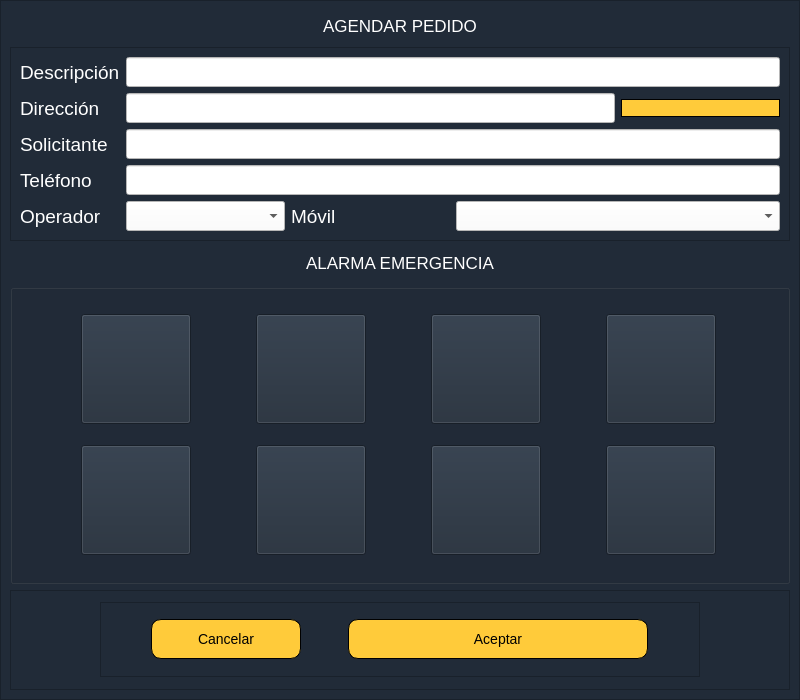
<?xml version="1.0" encoding="UTF-8"?>
<ui version="4.0">
 <class>OnlineRoutingMapperDialogBase</class>
 <widget class="QDialog" name="OnlineRoutingMapperDialogBase">
  <property name="enabled">
   <bool>true</bool>
  </property>
  <property name="geometry">
   <rect>
    <x>0</x>
    <y>0</y>
    <width>800</width>
    <height>700</height>
   </rect>
  </property>
  <property name="sizePolicy">
   <sizepolicy hsizetype="Expanding" vsizetype="Fixed">
    <horstretch>0</horstretch>
    <verstretch>0</verstretch>
   </sizepolicy>
  </property>
  <property name="minimumSize">
   <size>
    <width>700</width>
    <height>500</height>
   </size>
  </property>
  <property name="maximumSize">
   <size>
    <width>800</width>
    <height>700</height>
   </size>
  </property>
  <property name="windowTitle">
   <string>Emergency Dispatcher</string>
  </property>
  <property name="styleSheet">
   <string notr="true">background-color: rgb(33, 43, 56);
centralWidget: horizontal;</string>
  </property>
  <layout class="QVBoxLayout" name="verticalLayout">
   <property name="spacing">
    <number>0</number>
   </property>
   <property name="sizeConstraint">
    <enum>QLayout::SetMinAndMaxSize</enum>
   </property>
   <property name="leftMargin">
    <number>0</number>
   </property>
   <property name="topMargin">
    <number>0</number>
   </property>
   <property name="rightMargin">
    <number>0</number>
   </property>
   <property name="bottomMargin">
    <number>0</number>
   </property>
   <item>
    <widget class="QFrame" name="frame_5">
     <property name="minimumSize">
      <size>
       <width>600</width>
       <height>650</height>
      </size>
     </property>
     <property name="maximumSize">
      <size>
       <width>1000</width>
       <height>1000</height>
      </size>
     </property>
     <property name="frameShape">
      <enum>QFrame::StyledPanel</enum>
     </property>
     <property name="frameShadow">
      <enum>QFrame::Raised</enum>
     </property>
     <layout class="QVBoxLayout" name="verticalLayout_2">
      <item>
       <widget class="QLabel" name="label_7">
        <property name="font">
         <font>
          <pointsize>13</pointsize>
         </font>
        </property>
        <property name="tabletTracking">
         <bool>false</bool>
        </property>
        <property name="styleSheet">
         <string notr="true">QLabel {
    color: white;
}</string>
        </property>
        <property name="text">
         <string>AGENDAR PEDIDO</string>
        </property>
        <property name="alignment">
         <set>Qt::AlignCenter</set>
        </property>
       </widget>
      </item>
      <item>
       <widget class="QFrame" name="frame_6">
        <property name="frameShape">
         <enum>QFrame::StyledPanel</enum>
        </property>
        <property name="frameShadow">
         <enum>QFrame::Raised</enum>
        </property>
        <layout class="QGridLayout" name="gridLayout_3">
         <item row="4" column="3" colspan="2">
          <widget class="QComboBox" name="comboBox">
           <property name="minimumSize">
            <size>
             <width>0</width>
             <height>30</height>
            </size>
           </property>
           <property name="styleSheet">
            <string notr="true">background-color: rgb(255, 255, 255);</string>
           </property>
          </widget>
         </item>
         <item row="4" column="1">
          <widget class="QComboBox" name="comboBox_2">
           <property name="minimumSize">
            <size>
             <width>0</width>
             <height>30</height>
            </size>
           </property>
           <property name="styleSheet">
            <string notr="true">background-color: rgb(255, 255, 255);</string>
           </property>
          </widget>
         </item>
         <item row="1" column="0">
          <widget class="QLabel" name="label">
           <property name="font">
            <font>
             <family>Ubuntu</family>
             <pointsize>14</pointsize>
            </font>
           </property>
           <property name="styleSheet">
            <string notr="true">color: rgb(255, 255, 255);</string>
           </property>
           <property name="text">
            <string>Dirección</string>
           </property>
          </widget>
         </item>
         <item row="4" column="2">
          <widget class="QLabel" name="label_3">
           <property name="minimumSize">
            <size>
             <width>0</width>
             <height>30</height>
            </size>
           </property>
           <property name="font">
            <font>
             <pointsize>14</pointsize>
            </font>
           </property>
           <property name="styleSheet">
            <string notr="true">color: rgb(255, 255, 255);</string>
           </property>
           <property name="text">
            <string>Móvil</string>
           </property>
          </widget>
         </item>
         <item row="0" column="1" colspan="4">
          <widget class="QLineEdit" name="form_descripcion">
           <property name="sizePolicy">
            <sizepolicy hsizetype="Ignored" vsizetype="Fixed">
             <horstretch>30</horstretch>
             <verstretch>0</verstretch>
            </sizepolicy>
           </property>
           <property name="minimumSize">
            <size>
             <width>0</width>
             <height>30</height>
            </size>
           </property>
           <property name="maximumSize">
            <size>
             <width>16777215</width>
             <height>16777215</height>
            </size>
           </property>
           <property name="acceptDrops">
            <bool>true</bool>
           </property>
           <property name="styleSheet">
            <string notr="true">background-color: rgb(255, 255, 255);</string>
           </property>
           <property name="inputMethodHints">
            <set>Qt::ImhMultiLine</set>
           </property>
           <property name="text">
            <string/>
           </property>
           <property name="maxLength">
            <number>32767</number>
           </property>
           <property name="alignment">
            <set>Qt::AlignLeading|Qt::AlignLeft|Qt::AlignVCenter</set>
           </property>
           <property name="dragEnabled">
            <bool>false</bool>
           </property>
           <property name="readOnly">
            <bool>false</bool>
           </property>
          </widget>
         </item>
         <item row="2" column="0">
          <widget class="QLabel" name="label_4">
           <property name="font">
            <font>
             <family>Ubuntu</family>
             <pointsize>14</pointsize>
            </font>
           </property>
           <property name="styleSheet">
            <string notr="true">color: rgb(255, 255, 255);</string>
           </property>
           <property name="text">
            <string>Solicitante</string>
           </property>
          </widget>
         </item>
         <item row="0" column="0">
          <widget class="QLabel" name="label_2">
           <property name="font">
            <font>
             <family>Ubuntu</family>
             <pointsize>14</pointsize>
            </font>
           </property>
           <property name="styleSheet">
            <string notr="true">color: rgb(255, 255, 255);</string>
           </property>
           <property name="text">
            <string>Descripción</string>
           </property>
          </widget>
         </item>
         <item row="1" column="1" colspan="3">
          <widget class="QLineEdit" name="form_direccion">
           <property name="minimumSize">
            <size>
             <width>0</width>
             <height>30</height>
            </size>
           </property>
           <property name="styleSheet">
            <string notr="true">background-color: rgb(255, 255, 255);</string>
           </property>
          </widget>
         </item>
         <item row="3" column="0">
          <widget class="QLabel" name="label_5">
           <property name="font">
            <font>
             <family>Ubuntu</family>
             <pointsize>14</pointsize>
            </font>
           </property>
           <property name="styleSheet">
            <string notr="true">color: rgb(255, 255, 255);</string>
           </property>
           <property name="text">
            <string>Teléfono</string>
           </property>
          </widget>
         </item>
         <item row="4" column="0">
          <widget class="QLabel" name="label_6">
           <property name="font">
            <font>
             <pointsize>14</pointsize>
            </font>
           </property>
           <property name="styleSheet">
            <string notr="true">color: rgb(255, 255, 255);</string>
           </property>
           <property name="text">
            <string>Operador</string>
           </property>
          </widget>
         </item>
         <item row="1" column="4">
          <widget class="QPushButton" name="buscarPunto">
           <property name="styleSheet">
            <string notr="true">QPushButton {
font-size:14px;
background-color:#ffcb3a;
border-radius: 10px;
border: 1px solid black;
}


QPushButton:hover {
background-color: #2CA02C;
}</string>
           </property>
           <property name="text">
            <string/>
           </property>
           <property name="icon">
            <iconset>
             <normaloff>sonidos/Logos/coordenada.png</normaloff>sonidos/Logos/coordenada.png</iconset>
           </property>
           <property name="iconSize">
            <size>
             <width>20</width>
             <height>30</height>
            </size>
           </property>
          </widget>
         </item>
         <item row="2" column="1" colspan="4">
          <widget class="QLineEdit" name="form_solicitante">
           <property name="minimumSize">
            <size>
             <width>0</width>
             <height>30</height>
            </size>
           </property>
           <property name="styleSheet">
            <string notr="true">background-color: rgb(255, 255, 255);</string>
           </property>
          </widget>
         </item>
         <item row="3" column="1" colspan="4">
          <widget class="QLineEdit" name="form_telefono">
           <property name="minimumSize">
            <size>
             <width>0</width>
             <height>30</height>
            </size>
           </property>
           <property name="styleSheet">
            <string notr="true">background-color: rgb(255, 255, 255);</string>
           </property>
          </widget>
         </item>
        </layout>
       </widget>
      </item>
      <item>
       <widget class="QLabel" name="label_8">
        <property name="font">
         <font>
          <pointsize>13</pointsize>
         </font>
        </property>
        <property name="styleSheet">
         <string notr="true">QLabel {
    color: white;
}</string>
        </property>
        <property name="text">
         <string>ALARMA EMERGENCIA</string>
        </property>
        <property name="alignment">
         <set>Qt::AlignCenter</set>
        </property>
       </widget>
      </item>
      <item>
       <widget class="QGroupBox" name="groupBox_2">
        <property name="minimumSize">
         <size>
          <width>300</width>
          <height>300</height>
         </size>
        </property>
        <property name="maximumSize">
         <size>
          <width>1000</width>
          <height>1000</height>
         </size>
        </property>
        <layout class="QGridLayout" name="gridLayout">
         <item row="0" column="1">
          <widget class="QPushButton" name="buttonIncendioEstructura">
           <property name="minimumSize">
            <size>
             <width>110</width>
             <height>110</height>
            </size>
           </property>
           <property name="maximumSize">
            <size>
             <width>110</width>
             <height>110</height>
            </size>
           </property>
           <property name="styleSheet">
            <string notr="true">QPushButton:hover {
background-color: #FF0000;
}</string>
           </property>
           <property name="text">
            <string/>
           </property>
           <property name="icon">
            <iconset>
             <normaloff>sonidos/Logos/Logo_Incendio_Estructural.png</normaloff>sonidos/Logos/Logo_Incendio_Estructural.png</iconset>
           </property>
           <property name="iconSize">
            <size>
             <width>150</width>
             <height>150</height>
            </size>
           </property>
          </widget>
         </item>
         <item row="0" column="0">
          <widget class="QPushButton" name="buttonIncendioForestal">
           <property name="minimumSize">
            <size>
             <width>110</width>
             <height>110</height>
            </size>
           </property>
           <property name="maximumSize">
            <size>
             <width>110</width>
             <height>110</height>
            </size>
           </property>
           <property name="styleSheet">
            <string notr="true">QPushButton:hover {
background-color: #FF0000;
}</string>
           </property>
           <property name="text">
            <string/>
           </property>
           <property name="icon">
            <iconset>
             <normaloff>sonidos/Logos/Logo_Incendio_Forestal.png</normaloff>
             <normalon>../../../../../../../../../.designer/backup/sonidos/Logos/Logo_Incendio_Forestal.png</normalon>
             <activeoff>../../../../../../../../../.designer/backup/sonidos/Logos/Logo_Incendio_Forestal.png</activeoff>
             <activeon>../../../../../../../../../.designer/backup/sonidos/Logos/Logo_Incendio_Forestal.png</activeon>
             <selectedoff>../../../../../../../../../.designer/backup/sonidos/Logos/Logo_Incendio_Forestal.png</selectedoff>
             <selectedon>../../../../../../../../../.designer/backup/sonidos/Logos/Logo_Incendio_Forestal.png</selectedon>sonidos/Logos/Logo_Incendio_Forestal.png</iconset>
           </property>
           <property name="iconSize">
            <size>
             <width>150</width>
             <height>150</height>
            </size>
           </property>
           <property name="autoDefault">
            <bool>true</bool>
           </property>
          </widget>
         </item>
         <item row="1" column="0">
          <widget class="QPushButton" name="buttonIncendioVehicular">
           <property name="minimumSize">
            <size>
             <width>110</width>
             <height>110</height>
            </size>
           </property>
           <property name="maximumSize">
            <size>
             <width>110</width>
             <height>110</height>
            </size>
           </property>
           <property name="styleSheet">
            <string notr="true">QPushButton:hover {
background-color: #FF0000;
}</string>
           </property>
           <property name="text">
            <string/>
           </property>
           <property name="icon">
            <iconset>
             <normaloff>sonidos/Logos/Logo_Incendio_Vehicular.png</normaloff>sonidos/Logos/Logo_Incendio_Vehicular.png</iconset>
           </property>
           <property name="iconSize">
            <size>
             <width>150</width>
             <height>150</height>
            </size>
           </property>
          </widget>
         </item>
         <item row="0" column="2">
          <widget class="QPushButton" name="buttonRescateDeAltura">
           <property name="minimumSize">
            <size>
             <width>110</width>
             <height>110</height>
            </size>
           </property>
           <property name="maximumSize">
            <size>
             <width>110</width>
             <height>110</height>
            </size>
           </property>
           <property name="styleSheet">
            <string notr="true">QPushButton:hover {
background-color: #FF0000;
}</string>
           </property>
           <property name="text">
            <string/>
           </property>
           <property name="icon">
            <iconset>
             <normaloff>sonidos/Logos/Logo_rescate_cuerdas.png</normaloff>sonidos/Logos/Logo_rescate_cuerdas.png</iconset>
           </property>
           <property name="iconSize">
            <size>
             <width>150</width>
             <height>150</height>
            </size>
           </property>
          </widget>
         </item>
         <item row="1" column="3">
          <widget class="QPushButton" name="buttonEmergVarias">
           <property name="minimumSize">
            <size>
             <width>110</width>
             <height>110</height>
            </size>
           </property>
           <property name="maximumSize">
            <size>
             <width>110</width>
             <height>110</height>
            </size>
           </property>
           <property name="styleSheet">
            <string notr="true">QPushButton:hover {
background-color: #FF0000;
}</string>
           </property>
           <property name="text">
            <string/>
           </property>
           <property name="icon">
            <iconset>
             <normaloff>sonidos/Logos/Logo_emergencias_varias.png</normaloff>sonidos/Logos/Logo_emergencias_varias.png</iconset>
           </property>
           <property name="iconSize">
            <size>
             <width>150</width>
             <height>150</height>
            </size>
           </property>
          </widget>
         </item>
         <item row="1" column="1">
          <widget class="QPushButton" name="buttonIncendioRural">
           <property name="minimumSize">
            <size>
             <width>110</width>
             <height>110</height>
            </size>
           </property>
           <property name="maximumSize">
            <size>
             <width>110</width>
             <height>110</height>
            </size>
           </property>
           <property name="styleSheet">
            <string notr="true">QPushButton:hover {
background-color: #FF0000;
}</string>
           </property>
           <property name="text">
            <string/>
           </property>
           <property name="icon">
            <iconset>
             <normaloff>sonidos/Logos/Logo_Incendio_Rural.png</normaloff>sonidos/Logos/Logo_Incendio_Rural.png</iconset>
           </property>
           <property name="iconSize">
            <size>
             <width>170</width>
             <height>170</height>
            </size>
           </property>
          </widget>
         </item>
         <item row="1" column="2">
          <widget class="QPushButton" name="buttonAccidenteVehicular">
           <property name="minimumSize">
            <size>
             <width>110</width>
             <height>110</height>
            </size>
           </property>
           <property name="maximumSize">
            <size>
             <width>110</width>
             <height>110</height>
            </size>
           </property>
           <property name="styleSheet">
            <string notr="true">QPushButton:hover {
background-color: #FF0000;
}</string>
           </property>
           <property name="text">
            <string/>
           </property>
           <property name="icon">
            <iconset>
             <normaloff>sonidos/Logos/Logo_Accidente_Vehicular.png</normaloff>sonidos/Logos/Logo_Accidente_Vehicular.png</iconset>
           </property>
           <property name="iconSize">
            <size>
             <width>160</width>
             <height>160</height>
            </size>
           </property>
          </widget>
         </item>
         <item row="0" column="3">
          <widget class="QPushButton" name="buttonAccidenteMatPel">
           <property name="minimumSize">
            <size>
             <width>110</width>
             <height>110</height>
            </size>
           </property>
           <property name="maximumSize">
            <size>
             <width>110</width>
             <height>110</height>
            </size>
           </property>
           <property name="styleSheet">
            <string notr="true">QPushButton:hover {
background-color: #FF0000;
}</string>
           </property>
           <property name="text">
            <string/>
           </property>
           <property name="icon">
            <iconset>
             <normaloff>sonidos/Logos/Logo_mat_pel.png</normaloff>sonidos/Logos/Logo_mat_pel.png</iconset>
           </property>
           <property name="iconSize">
            <size>
             <width>140</width>
             <height>140</height>
            </size>
           </property>
          </widget>
         </item>
        </layout>
       </widget>
      </item>
      <item>
       <widget class="QFrame" name="frame_3">
        <property name="minimumSize">
         <size>
          <width>600</width>
          <height>100</height>
         </size>
        </property>
        <property name="maximumSize">
         <size>
          <width>1000</width>
          <height>200</height>
         </size>
        </property>
        <property name="frameShape">
         <enum>QFrame::StyledPanel</enum>
        </property>
        <property name="frameShadow">
         <enum>QFrame::Raised</enum>
        </property>
        <layout class="QHBoxLayout" name="horizontalLayout">
         <item>
          <widget class="QFrame" name="frame_2">
           <property name="minimumSize">
            <size>
             <width>600</width>
             <height>50</height>
            </size>
           </property>
           <property name="maximumSize">
            <size>
             <width>500</width>
             <height>75</height>
            </size>
           </property>
           <property name="frameShape">
            <enum>QFrame::StyledPanel</enum>
           </property>
           <property name="frameShadow">
            <enum>QFrame::Raised</enum>
           </property>
           <layout class="QHBoxLayout" name="horizontalLayout_2">
            <item>
             <widget class="QPushButton" name="volver">
              <property name="minimumSize">
               <size>
                <width>30</width>
                <height>40</height>
               </size>
              </property>
              <property name="maximumSize">
               <size>
                <width>150</width>
                <height>40</height>
               </size>
              </property>
              <property name="font">
               <font>
                <pointsize>-1</pointsize>
                <weight>50</weight>
                <italic>false</italic>
                <bold>false</bold>
               </font>
              </property>
              <property name="styleSheet">
               <string notr="true">QPushButton {
font-size:14px;
background-color:#ffcb3a;
border-radius: 10px;
border: 1px solid black;
}

QPushButton:hover {
background-color: #c83737;
}</string>
              </property>
              <property name="text">
               <string>Cancelar</string>
              </property>
             </widget>
            </item>
            <item>
             <widget class="QPushButton" name="aceptar">
              <property name="sizePolicy">
               <sizepolicy hsizetype="Fixed" vsizetype="Fixed">
                <horstretch>0</horstretch>
                <verstretch>0</verstretch>
               </sizepolicy>
              </property>
              <property name="minimumSize">
               <size>
                <width>0</width>
                <height>40</height>
               </size>
              </property>
              <property name="maximumSize">
               <size>
                <width>300</width>
                <height>40</height>
               </size>
              </property>
              <property name="styleSheet">
               <string notr="true">QPushButton {
font-size:14px;
background-color:#ffcb3a;
border-radius: 10px;
border: 1px solid black;
}

QPushButton:hover {
background-color: #2CA02C;
}</string>
              </property>
              <property name="text">
               <string>Aceptar</string>
              </property>
             </widget>
            </item>
           </layout>
          </widget>
         </item>
        </layout>
       </widget>
      </item>
     </layout>
    </widget>
   </item>
  </layout>
 </widget>
 <tabstops>
  <tabstop>form_descripcion</tabstop>
  <tabstop>form_direccion</tabstop>
  <tabstop>form_solicitante</tabstop>
  <tabstop>form_telefono</tabstop>
  <tabstop>comboBox_2</tabstop>
  <tabstop>comboBox</tabstop>
  <tabstop>buttonIncendioForestal</tabstop>
  <tabstop>buttonIncendioEstructura</tabstop>
  <tabstop>buttonRescateDeAltura</tabstop>
  <tabstop>buttonAccidenteMatPel</tabstop>
  <tabstop>buttonIncendioVehicular</tabstop>
  <tabstop>buttonIncendioRural</tabstop>
  <tabstop>buttonAccidenteVehicular</tabstop>
  <tabstop>buttonEmergVarias</tabstop>
  <tabstop>volver</tabstop>
  <tabstop>aceptar</tabstop>
  <tabstop>buscarPunto</tabstop>
 </tabstops>
 <resources/>
 <connections/>
</ui>
